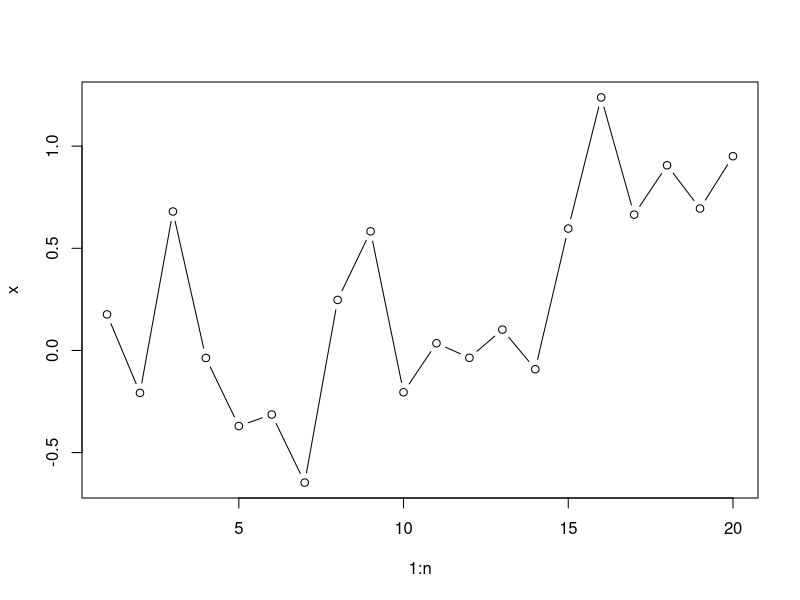
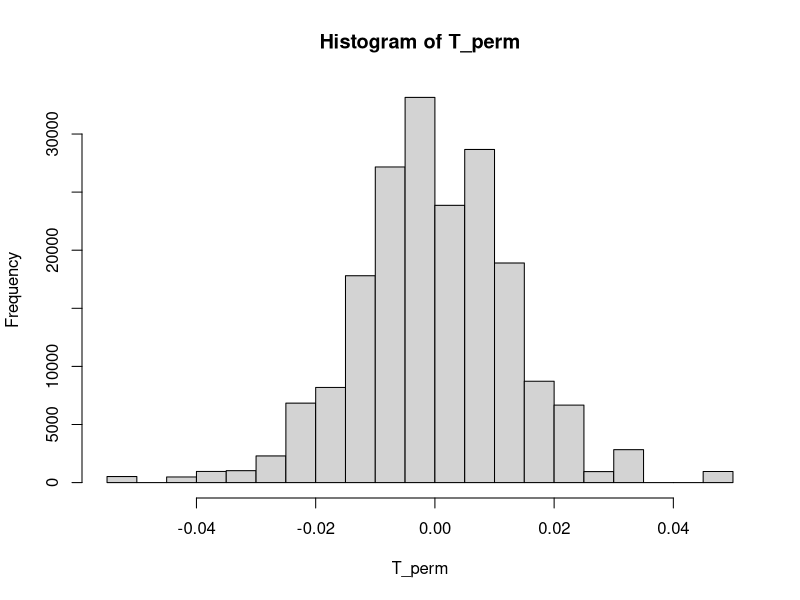
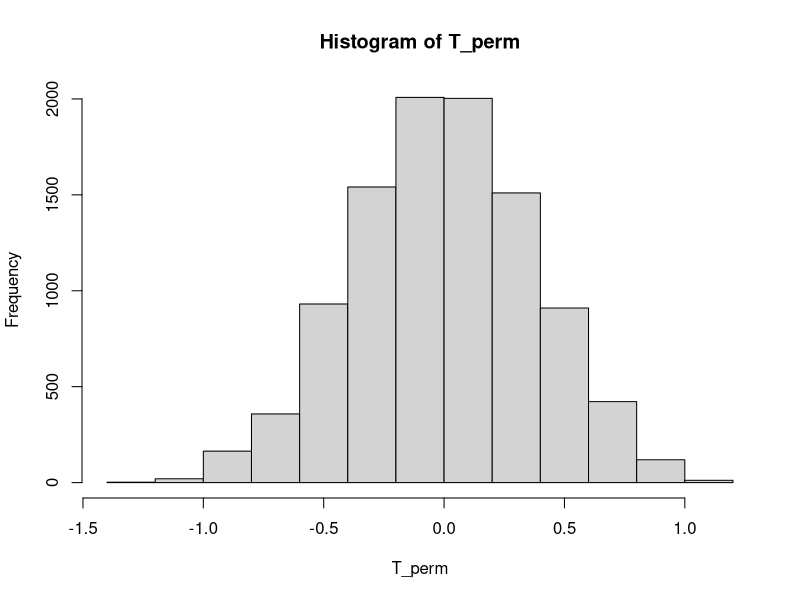
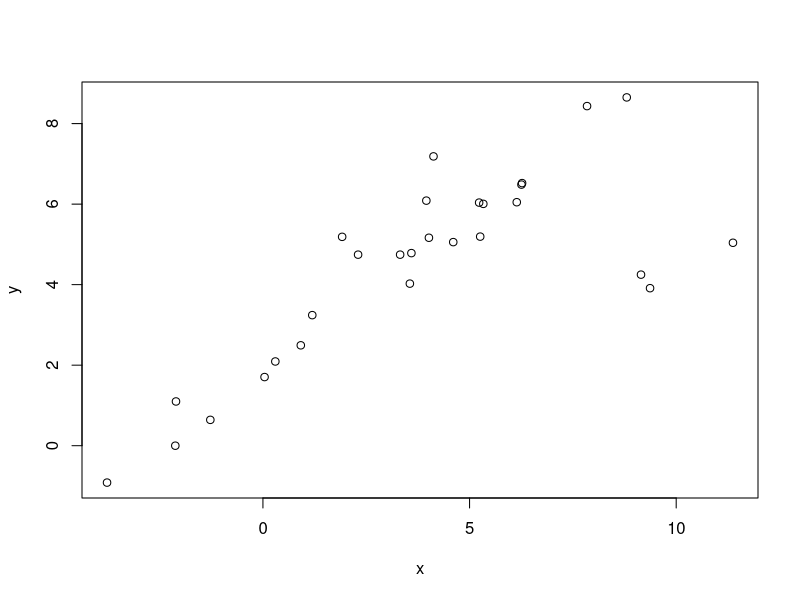
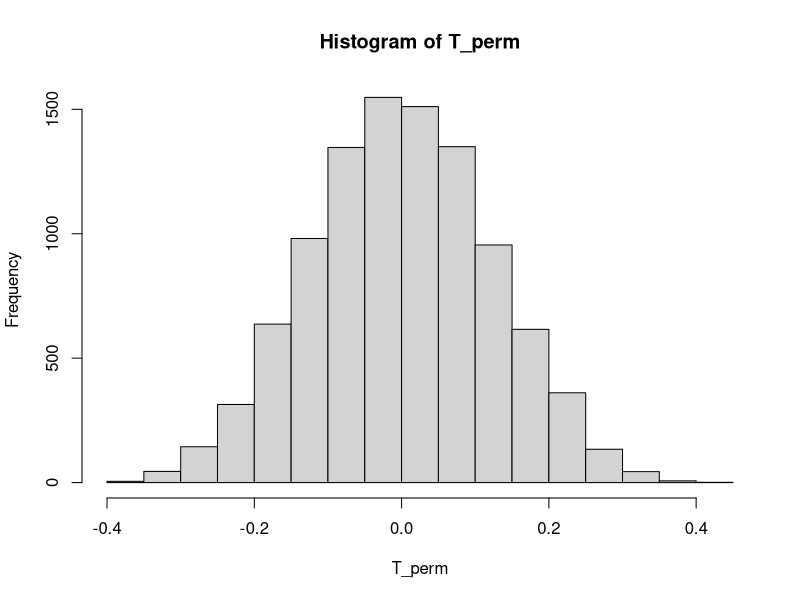

Recreate these plots in R, in order.
## ---- chunk 1
n <- 20
ep <- rnorm(n, sd = .5)
x <- rep(0, n)
x[1] <- ep[1]
for (i in 2:n) { x[i] <- .9 * x[i - 1] + ep[i] }
plot(1:n, x, type = 'b')
## ---- chunk 2
T_obs <- mean(x[2:n] - mean(x)) * (x[1:n - 1] - mean(x))
x_perm <- sample(x, size = n, replace = F)
T_perm <- mean(x_perm[2:n] - mean(x_perm)) * (x_perm[1:n - 1] - mean(x_perm))
## ---- chunk 3
T_perm <- replicate(10000, { x_perm <- sample(x, size = n, replace = F); mean(x_perm[2:n] - mean(x_perm)) * (x_perm[1:n - 1] - mean(x_perm)) })
hist(T_perm)
## ---- chunk 4
p_value <- 2 * (mean(T_perm) > abs(T_obs))
## ---- chunk 5
x <- c(5.9, 6.8, 6.4, 7.0, 6.6, 7.7, 7.2, 6.9, 6.2)
y <- c(5.3, 5.6, 5.5, 5.1, 6.2, 5.8, 5.8)
T_obs <- mean(x) - mean(y)
n1 <- length(x)
n2 <- length(y)
T_perm <- replicate(10000, {
  z_perm <- sample(c(x, y), size = n1 + n2, replace = F)
  x_perm <- z_perm[1:n1]
  y_perm <- z_perm[(n1 + 1):(n1 + n2)]
  mean(x_perm) - mean(y_perm)
})
hist(T_perm)
p_value <- 2 * mean((T_perm > abs(T_obs)))
## ---- chunk 6
library(MASS)
data(Animals)
x <- log(Animals$body)
y <- log(Animals$brain)
plot(x, y)
## ---- chunk 7
T_perm <- replicate(10000, {
  y_perm <- sample(y, size = length(y), replace = F)
  lm(y ~ x, data = data.frame(x = x, y = y_perm))$coefficients[2]
})
hist(T_perm)
